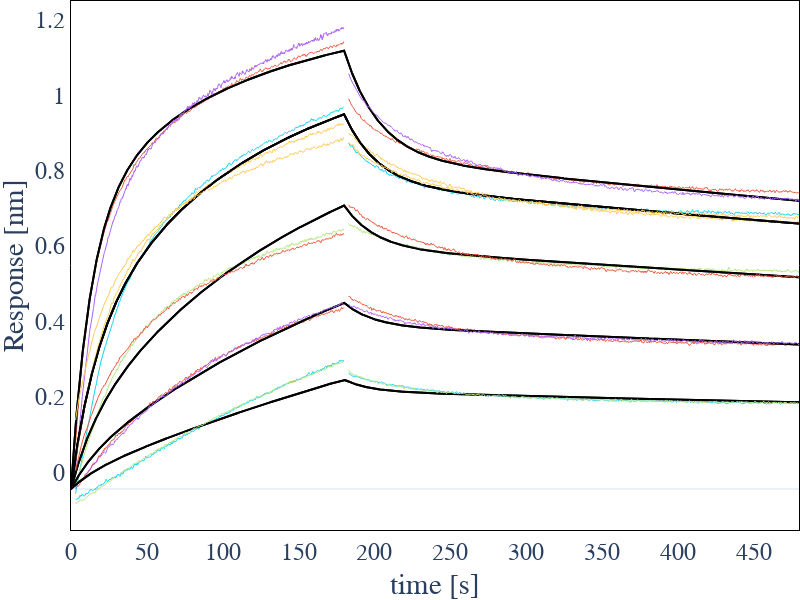

The notebook cell this image was saved under:
### Code cell
import plotly.graph_objects as go

fig = go.Figure()

for ds in exp.datasets:
    if ds.use_for_fit == False: continue
    x = np.array([])
    y = np.array([])
    y_fit = np.array([])
    
    for step in ds.steps:
        # if step.concentration>0: color = 'orangered'
        # elif step.concentration==0: color = 'cornflowerBlue'
        # else: color = 'lightgrey'
        mask = (ds.t>=step.start) & (ds.t<step.stop)

        if f"offset_ds{ds.index}_step{step.index}" in exp.params:
                offset = exp.params[f'offset_ds{ds.index}_step{step.index}'].value
        else: 
            offset = 0
        
        x_step = ds.t[mask]
        y_step = ds.response[mask] - offset
        y_fit_step = ds.fit_response[mask] - offset

        x = np.concatenate([x, x_step])
        y = np.concatenate([y, y_step])
        y_fit = np.concatenate([y_fit, y_fit_step])

    
    x = x - x[0]
    fig.add_scatter(x = x, 
                    y = y_fit,
                    marker=dict(size=0, 
                            color='black',
                            line=dict(width=1, color='black')),
                    line=dict(
                         width=2, 
                         color='black'
                         ),
                    name=ds.steps[0].concentration,)

        

    fig.add_scatter(x = x,
                    y = y,
                    marker=dict(
                            size=0, 
                            #color=color, 
                            line=dict(
                                    width=0.1, 
                                    #color=color
                                    )),
                    line=dict(
                            width=1, 
                            #color=color
                            ),
                    name=f"{ds.index}_{ds.steps[0].concentration}",
                    )



fig.update_layout(
            height=600,
            width = 800,
            font_family="Arial",
            font_size = 24,
            showlegend=False,
            margin=dict(l=0,r=0,b=0,t=0,pad=0), 
            template='plotly_white',
            paper_bgcolor="rgb(255, 255, 255)",  
            plot_bgcolor="rgb(255, 255, 255)") 

fig.update_xaxes(
    ticklabelposition="inside top", 
    title='time [s]',
    showline=True, 
    linewidth=1, 
    linecolor='black', 
    showgrid=False,
    mirror=True)

fig.update_yaxes(
    ticklabelposition="outside top", 
    title='Response [nm]',
    showline=True, 
    linewidth=1, 
    linecolor='black', 
    showgrid=False,
    mirror=True)



fig.show()

### Figure 1 — Plotly figure (JSON) as saved in the notebook; plotly's stock layout.template omitted (floating-point values rounded to 4 significant figures; data arrays with more than 128 entries replaced by an {"elided": "..."} marker saying what was removed)
{"data": [{"line": {"color": "black", "width": 2}, "marker": {"color": "black", "line": {"color": "black", "width": 1}, "size": 0}, "name": "1.6e-06", "type": "scatter", "x": {"elided": "2400 float values"}, "y": {"elided": "2400 float values"}}, {"line": {"width": 1}, "marker": {"line": {"width": 0.1}, "size": 0}, "name": "0_1.6e-06", "type": "scatter", "x": {"elided": "2400 float values"}, "y": {"elided": "2400 float values"}}, {"line": {"color": "black", "width": 2}, "marker": {"color": "black", "line": {"color": "black", "width": 1}, "size": 0}, "name": "1.6e-06", "type": "scatter", "x": {"elided": "2400 float values"}, "y": {"elided": "2400 float values"}}, {"line": {"width": 1}, "marker": {"line": {"width": 0.1}, "size": 0}, "name": "1_1.6e-06", "type": "scatter", "x": {"elided": "2400 float values"}, "y": {"elided": "2400 float values"}}, {"line": {"color": "black", "width": 2}, "marker": {"color": "black", "line": {"color": "black", "width": 1}, "size": 0}, "name": "8e-07", "type": "scatter", "x": {"elided": "2400 float values"}, "y": {"elided": "2400 float values"}}, {"line": {"width": 1}, "marker": {"line": {"width": 0.1}, "size": 0}, "name": "3_8e-07", "type": "scatter", "x": {"elided": "2400 float values"}, "y": {"elided": "2400 float values"}}, {"line": {"color": "black", "width": 2}, "marker": {"color": "black", "line": {"color": "black", "width": 1}, "size": 0}, "name": "4e-07", "type": "scatter", "x": {"elided": "2400 float values"}, "y": {"elided": "2400 float values"}}, {"line": {"width": 1}, "marker": {"line": {"width": 0.1}, "size": 0}, "name": "6_4e-07", "type": "scatter", "x": {"elided": "2400 float values"}, "y": {"elided": "2400 float values"}}, {"line": {"color": "black", "width": 2}, "marker": {"color": "black", "line": {"color": "black", "width": 1}, "size": 0}, "name": "8e-07", "type": "scatter", "x": {"elided": "2400 float values"}, "y": {"elided": "2400 float values"}}, {"line": {"width": 1}, "marker": {"line": {"width": 0.1}, "size": 0}, "name": "9_8e-07", "type": "scatter", "x": {"elided": "2400 float values"}, "y": {"elided": "2400 float values"}}, {"line": {"color": "black", "width": 2}, "marker": {"color": "black", "line": {"color": "black", "width": 1}, "size": 0}, "name": "2e-07", "type": "scatter", "x": {"elided": "2400 float values"}, "y": {"elided": "2400 float values"}}, {"line": {"width": 1}, "marker": {"line": {"width": 0.1}, "size": 0}, "name": "12_2e-07", "type": "scatter", "x": {"elided": "2400 float values"}, "y": {"elided": "2400 float values"}}, {"line": {"color": "black", "width": 2}, "marker": {"color": "black", "line": {"color": "black", "width": 1}, "size": 0}, "name": "2e-07", "type": "scatter", "x": {"elided": "2400 float values"}, "y": {"elided": "2400 float values"}}, {"line": {"width": 1}, "marker": {"line": {"width": 0.1}, "size": 0}, "name": "13_2e-07", "type": "scatter", "x": {"elided": "2400 float values"}, "y": {"elided": "2400 float values"}}, {"line": {"color": "black", "width": 2}, "marker": {"color": "black", "line": {"color": "black", "width": 1}, "size": 0}, "name": "1e-07", "type": "scatter", "x": {"elided": "2400 float values"}, "y": {"elided": "2400 float values"}}, {"line": {"width": 1}, "marker": {"line": {"width": 0.1}, "size": 0}, "name": "14_1e-07", "type": "scatter", "x": {"elided": "2400 float values"}, "y": {"elided": "2400 float values"}}, {"line": {"color": "black", "width": 2}, "marker": {"color": "black", "line": {"color": "black", "width": 1}, "size": 0}, "name": "1e-07", "type": "scatter", "x": {"elided": "2400 float values"}, "y": {"elided": "2400 float values"}}, {"line": {"width": 1}, "marker": {"line": {"width": 0.1}, "size": 0}, "name": "15_1e-07", "type": "scatter", "x": {"elided": "2400 float values"}, "y": {"elided": "2400 float values"}}, {"line": {"color": "black", "width": 2}, "marker": {"color": "black", "line": {"color": "black", "width": 1}, "size": 0}, "name": "8e-07", "type": "scatter", "x": {"elided": "2400 float values"}, "y": {"elided": "2400 float values"}}, {"line": {"width": 1}, "marker": {"line": {"width": 0.1}, "size": 0}, "name": "18_8e-07", "type": "scatter", "x": {"elided": "2400 float values"}, "y": {"elided": "2400 float values"}}, {"line": {"color": "black", "width": 2}, "marker": {"color": "black", "line": {"color": "black", "width": 1}, "size": 0}, "name": "4e-07", "type": "scatter", "x": {"elided": "2400 float values"}, "y": {"elided": "2400 float values"}}, {"line": {"width": 1}, "marker": {"line": {"width": 0.1}, "size": 0}, "name": "19_4e-07", "type": "scatter", "x": {"elided": "2400 float values"}, "y": {"elided": "2400 float values"}}], "layout": {"font": {"family": "Arial", "size": 24}, "height": 600, "margin": {"b": 0, "l": 0, "pad": 0, "r": 0, "t": 0}, "paper_bgcolor": "rgb(255, 255, 255)", "plot_bgcolor": "rgb(255, 255, 255)", "showlegend": false, "width": 800, "xaxis": {"linecolor": "black", "linewidth": 1, "mirror": true, "showgrid": false, "showline": true, "ticklabelposition": "inside top", "title": {"text": "time [s]"}}, "yaxis": {"linecolor": "black", "linewidth": 1, "mirror": true, "showgrid": false, "showline": true, "ticklabelposition": "outside top", "title": {"text": "Response [nm]"}}}}
